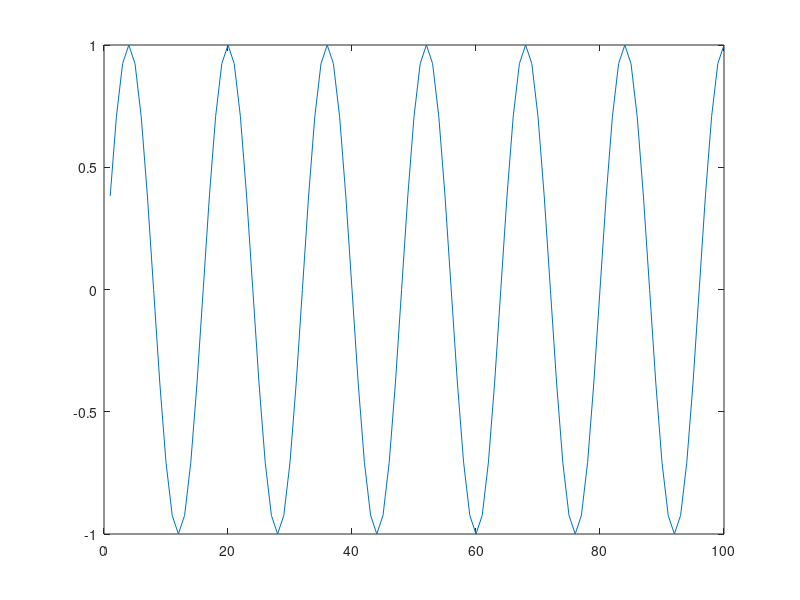
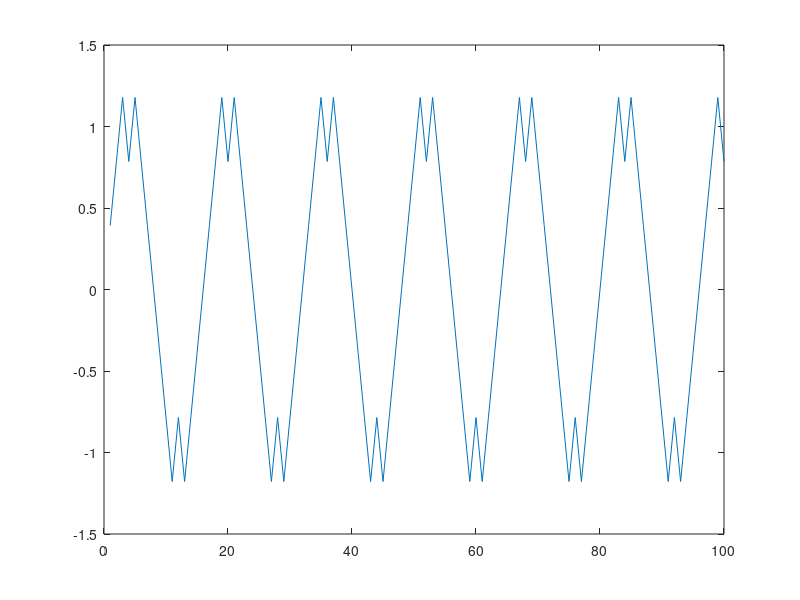
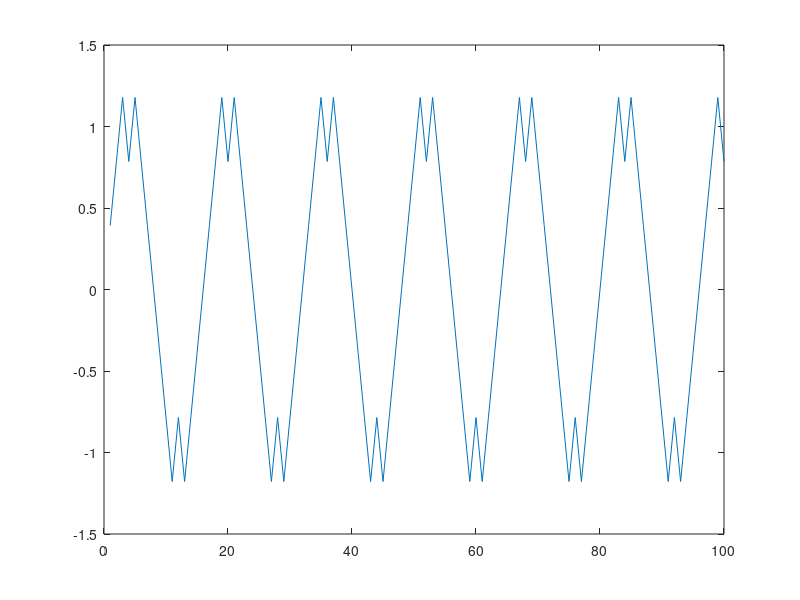
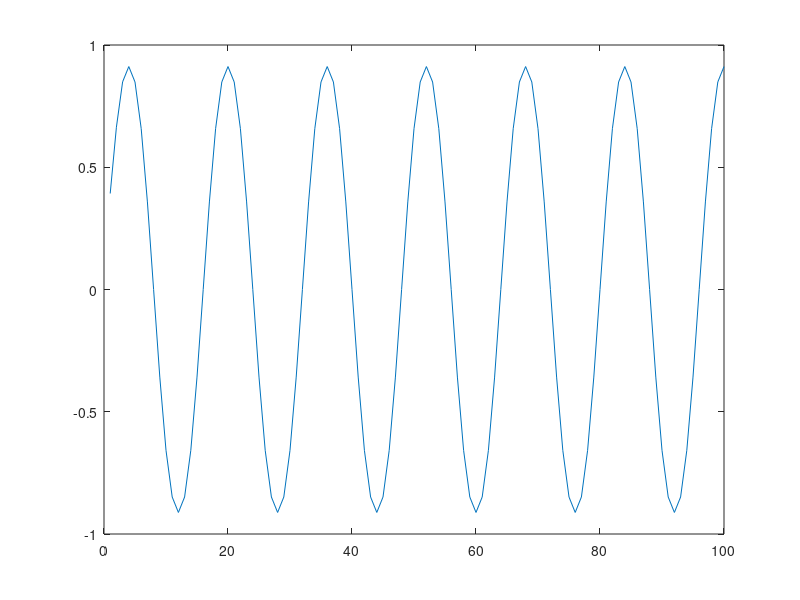

These charts were generated, in order, by the following MATLAB code:
clear all;
%----- load the audio file --------------------
% take input in the variable original_audio
%Fs [y, Fs, nbits] = wavread('C:\Users\AASHISH\Desktop\sound.wav');
%nbits
% [original_audio, Fs, nbits] = wavread('C:\Users\AASHISH\Desktop\abc.wav');
%----------------------------------------------------------------------------
n = (1:500);
x = sin(2*pi*4000*n/64000);
delta_min = pi/8;  % change it to some other value
delta = 0;
mq = zeros(1,length(x)); % mq are the quantized values 1,-1
if x(1)>delta
    mq(1) = 1;
else
    mq(1) = -1;
end
delta = delta_min;
x_test = zeros(1,length(x));
x_predicted = mq(1)*delta_min;
x_test(1) = x_predicted;
for i = 2:length(x)
    if x(i)> x_predicted
        mq(i) = 1;
    else
        mq(i) = -1;
    end
    x_predicted = x_predicted + mq(i)*delta;
    x_test(i) = x_predicted;
%     if delta < delta_min
%         delta = delta_min;
%     else
%         delta = delta*(mq(i) + 0.5*mq(i-1))/mq(i);
%     end
end
%--------- Demodulator -----------------------
Eb_by_No = [1/4,1/2,1,2,5,10];
Eb = [1,1,1,4,10,100];
No = [4,2,1,2,2,10];
Pe = zeros(1,length(Eb));
x_demod = zeros(1,length(mq));
mq_recovered = zeros(1,length(mq));
for i = 1:1
    E = 100;
    N = 1;
    noise = N*randn(length(mq),1);
    incorrect = 0;
    for j = 1:length(mq)
        if mq(j)>0
            received_bit = E + noise(j);
            if received_bit>0
                decoded = 1;
            else
                decoded = -1;
                incorrect = incorrect + 1;
            end
        else
            received_bit = -E + noise(j);
            if received_bit>0
                decoded = 1;
                incorrect = incorrect + 1;
            else
                decoded = -1;
            end
        end
        mq_recovered(j) = decoded; 
    end
    x_demod(1) = mq_recovered(1)*delta_min;
    delta = delta_min;
    x_predicted = x_demod(1);
    for k = 2:length(mq)
        x_demod(k) = x_demod(k-1) + mq_recovered(k)*delta;
%         if delta < delta_min
%             delta = delta_min;
%         else
%             delta = delta*(mq_recovered(k) + 0.5*mq_recovered(k-1))/mq_recovered(k);
%         end
    end
    Pe(i) = incorrect/(length(mq));
end
figure(1);
plot(x(1:100));
figure(2);
plot(x_demod(1:100));
figure(3);
plot(x_test(1:100));
y = zeros(1,length(x));
h = fir1(5,4/32);
% y(1) = x_demod(1);
% y(2) = x_demod(2);
% y(3) = x_demod(3);
% y(4) = x_demod(4);
% for i = 5:length(x)
%     y(i) = (x_demod(i) + x_demod(i-1) + x_demod(i-2)+ x_demod(i-3)+ x_demod(i-4))/5;
% end
y = filtfilt(h',1,x_demod);
figure(4);
plot(y(1:100));